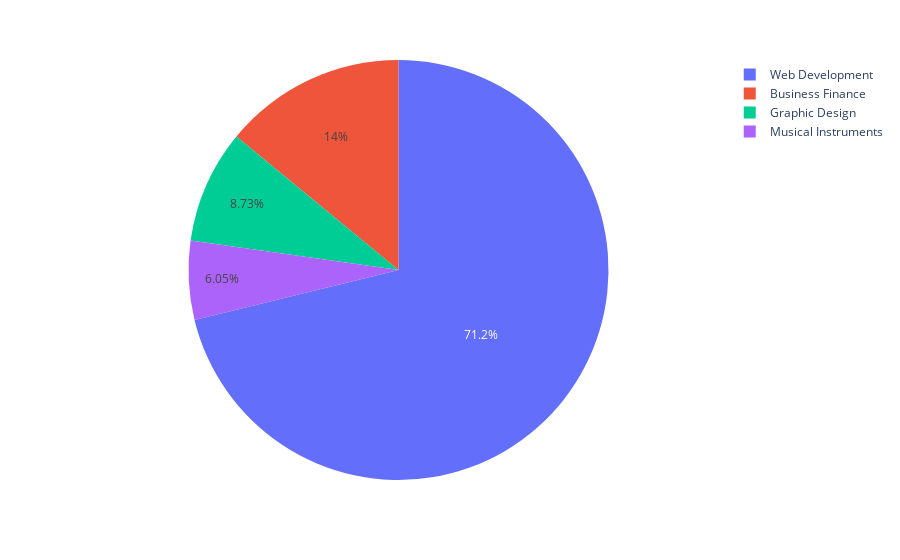

This figure's notebook cell:
### Markdown cell above
### Profit for each subject

### Code cell
px.pie(data_frame=df, names='subject', values='profit')

### Figure 1 — Plotly figure (JSON) as saved in the notebook; plotly's stock layout.template omitted (floating-point values rounded to 4 significant figures; data arrays with more than 128 entries replaced by an {"elided": "..."} marker saying what was removed)
{"data": [{"domain": {"x": [0, 1], "y": [0, 1]}, "hovertemplate": "subject=%{label}<br>profit=%{value}<extra></extra>", "labels": {"elided": "3672 str values"}, "legendgroup": "", "name": "", "showlegend": true, "type": "pie", "values": {"elided": "3672 int values"}}], "layout": {"autosize": true, "legend": {"tracegroupgap": 0}, "margin": {"t": 60}}}
